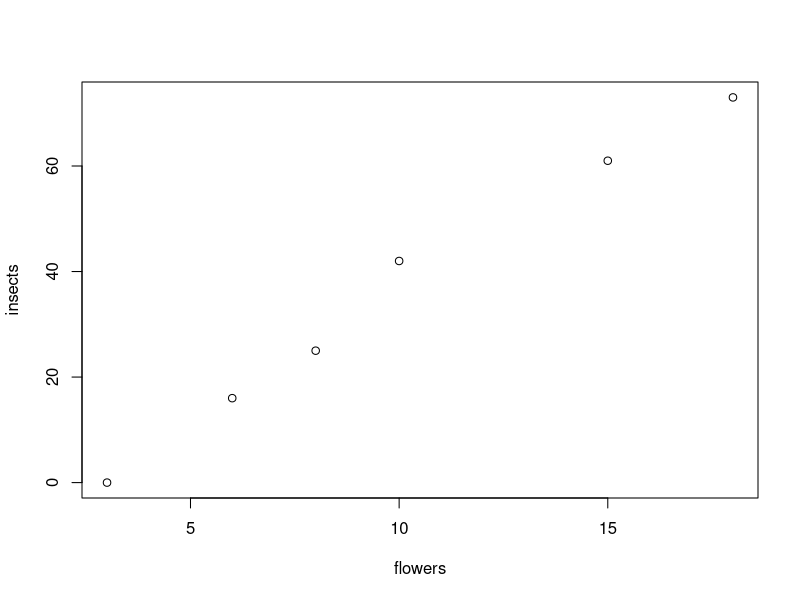
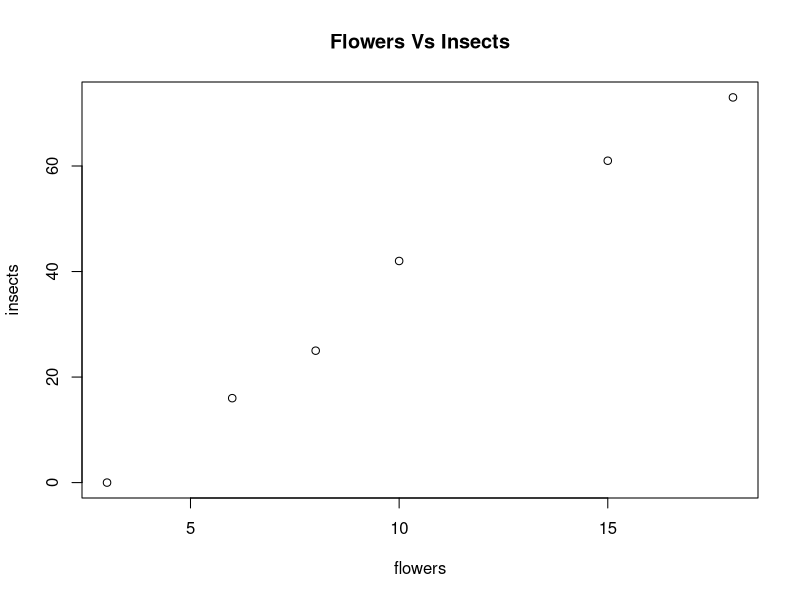
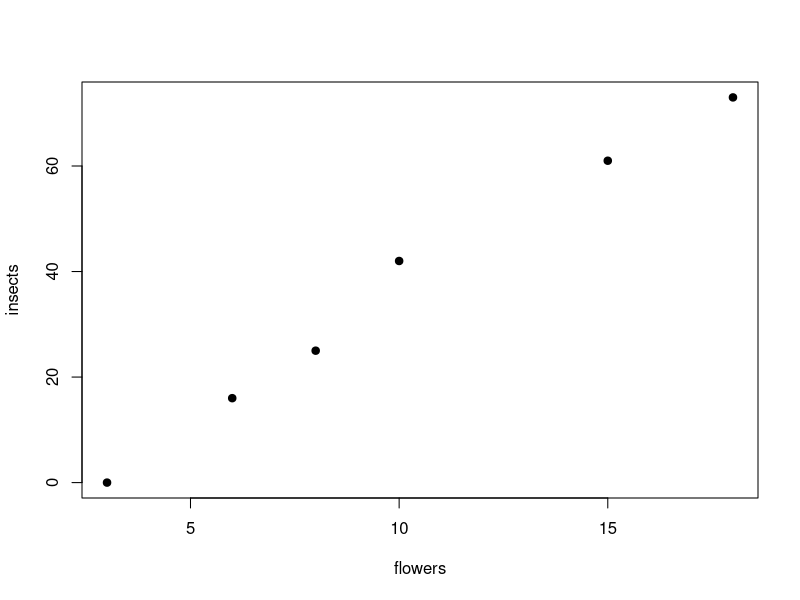
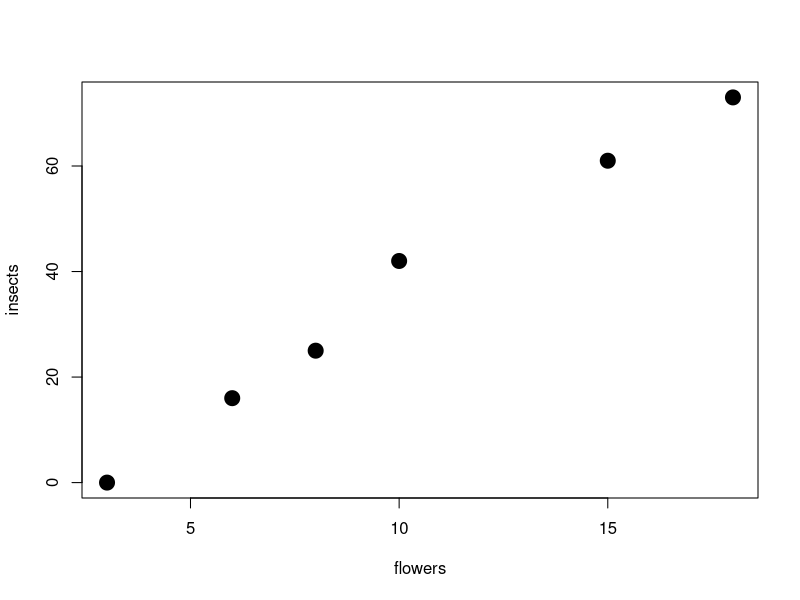
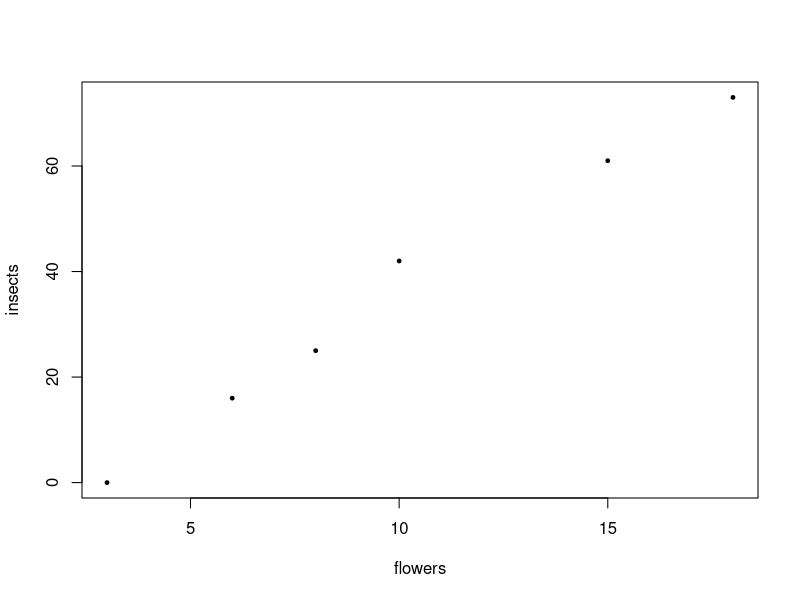
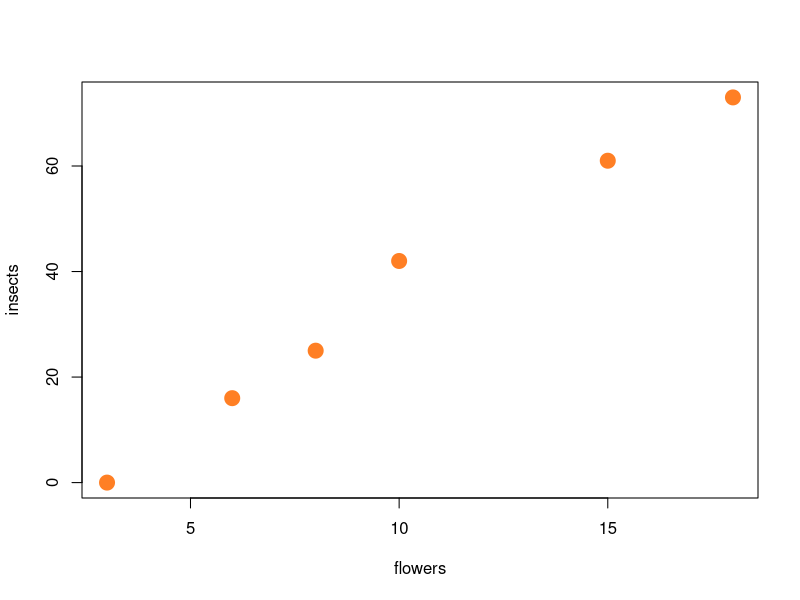

Here is the R script that generated these plots, in order:
# FIRST R SCRIPT

# ------------------ Utilizzare R come una calcolatrice ------------------ 
a <- 6 * 7  # Il simbolo <- assegna i valori (6*7) al vettore chiamato "a"
b <- 5*8
a+b # R eseguirà l'operazione somma, mostrandoci il risultato

# ARRAYS

# ------------------ CREARE UN VETTORE ------------------ 
flowers <-c(3, 6, 8, 10, 15, 18) # Questa riga di codice crea un vettore chiamato “flowers” contenente i seguenti valori: 3, 6, 8, 10, 15 e 18
flowers # Richiamando il vettore, posso vedere i numeri di cui è composto

insects <-c(0, 16, 25, 42, 61, 73)
insects

# Plottare i valori "flowers vs insects" in un grafico
plot(flowers, insects)

# AGGIUNTA MIA: inseriamo un titolo al grafico usando "main="
plot(flowers, insects, main="Flowers Vs Insects") 

# ------------------ CHANGING PLOT PARAMETERS ------------------ 

# Symbols shape
# Utilizzare l’argomento "pch" (plotting character) nella funzione plot()
plot(flowers, insects, pch=19) # pch=19 plotta "cerchi pieni"

# -----Altri simboli utilizzabili -----
# pch=15 quadrato pieno 
# pch=17 triangolo pieno
# pch=0 quadrato vuoto etc.

# Symbol dimension
# Utilizzare l’argomento "cex" (character expansion) nella funzione plot()
plot(flowers, insects, pch=19, cex=2) # Aumenta la dimensione dei punti x2
plot(flowers, insects, pch=19, cex=0.5) # Riduce la dimensione dei punti di 1/2

# Change color
# Utilizzare l'argomento "col=x" per cambiare il colore del plot
plot(flowers, insects, pch=19, cex=2, col="chocolate1") 

# -----Altri colori utilizzabili -----
# col="blue"
# col="green"
# col="red"
# col="purple" etc.

